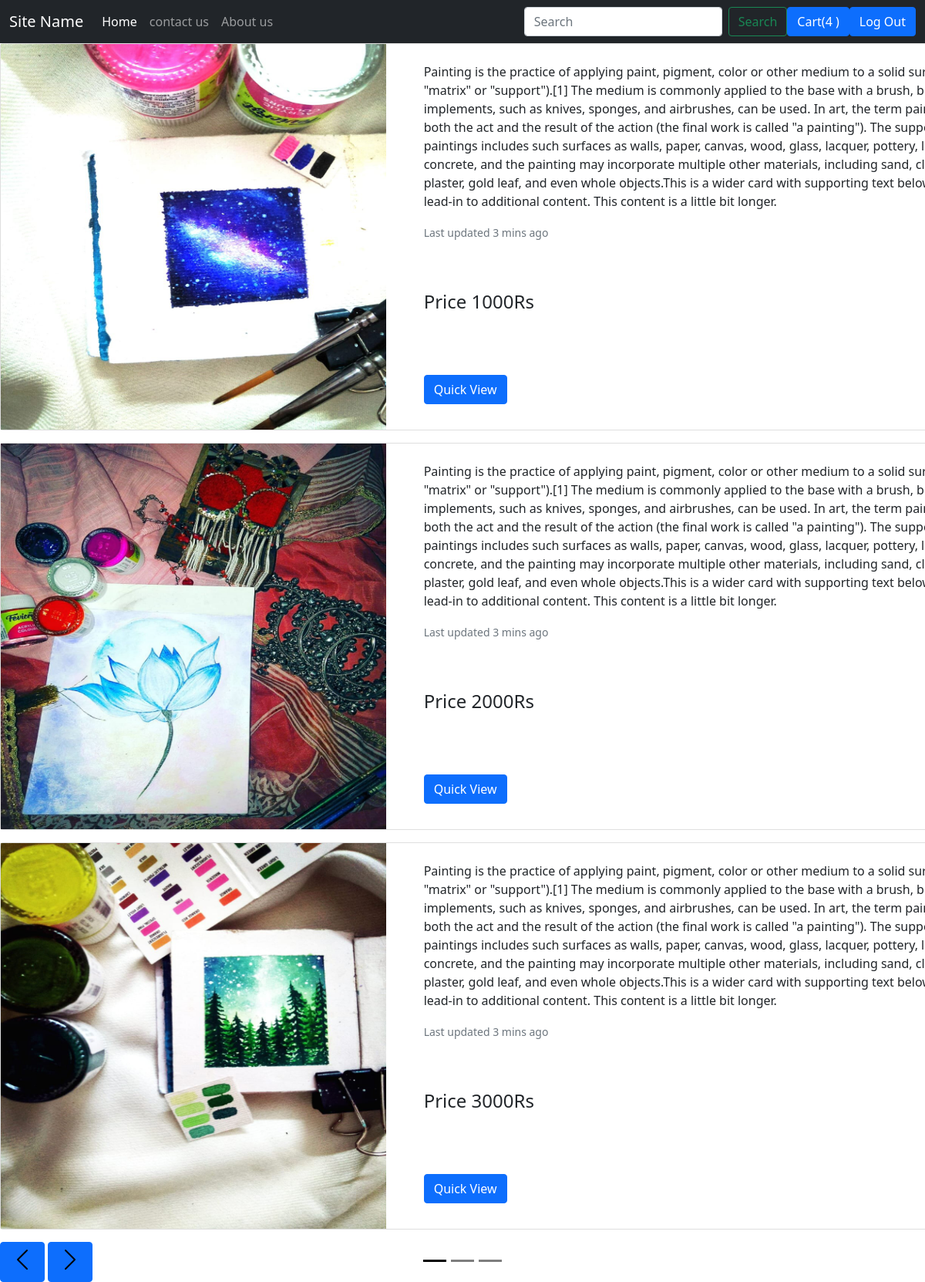
The app's page /index/ with its own data.
### shop/models.py (models this page shows, shortened)
class product(models.Model):
    pid=models.AutoField
    pname=models.CharField(max_length=20)
    decs=models.CharField(max_length=50)
    date=models.DateField()
    ca=models.CharField(max_length=50,default="")
    sca=models.CharField(max_length=50,default="")
    price=models.IntegerField(default=0)
    image=models.ImageField(upload_to="shop/images",default="")

### shop/views.py (the view)
# urls.py: path("",views.index,name="shop"),
def index(request):
    p = product.objects.all()
    c = Cart.objects.all()
    ni = len(p)
    ns = ni // 4 + ceil((ni / 4) - (ni // 4))
    n = len(c)
    params = {'ns': ns, 'range': range(1,ns), 'xv': p,'n':n}
    return render(request,'shop/index.html',params)

### shop/templates/shop/index.html (shortened to what this page needs)
{% extends 'shop/basic.html' %}
{% block body %}
  <div id="carouselExampleDark" class="carousel carousel-dark slide" data-bs-ride="carousel">
  <div class="carousel-indicators">
    <button type="button" data-bs-target="#carouselExampleDark" data-bs-slide-to="0" class="active" aria-current="true" aria-label="Slide 1"></button>
    {% for i in range %}
    <button type="button" data-bs-target="#carouselExampleDark" data-bs-slide-to="{{i}}" aria-label="Slide 2"></button>
     {% endfor %}
   </div>
<div class="carousel-inner">
      <div class="carousel-item active" >
     {% for i in xv %}
    <div class="card mb-3" style=" width: 100rem;">
  <div class="row g-0">
    <div class="col-md-4">
      <img src='/media/{{i.image}}' height="500" width="500" alt="...">
    </div>
    <div class="col-md-6">
      <div class="card-body">
        <p class="card-text">Painting is the practice of applying paint, pigment, color or other medium to a solid surface (called the "matrix" or "support").[1] The medium is commonly applied to the base with a brush, but other implements, such as knives, sponges, and airbrushes, can be used.
In art, the term painting describes both the act and the result of the action (the final work is called "a painting"). The support for paintings includes such surfaces as walls, paper, canvas, wood, glass, lacquer, pottery, leaf, copper and concrete, and the painting may incorporate multiple other materials, including sand, clay, paper, plaster, gold leaf, and even whole objects.This is a wider card with supporting text below as a natural lead-in to additional content. This content is a little bit longer.</p>
        <p class="card-text"><small class="text-muted">Last updated 3 mins ago</small></p>
          <div class="row align-items-end">
              <br> <br>
              <p><h4>Price {{i.price}}Rs</h4></p>
              <br>
              <br> <br>
          <div class="col" >
               <a href="/quickview/{{i.id}}" ><button  id="qv{{i.id}}" class="btn btn-primary me-md-2 " type="button">Quick View</button></a>
</div>
              </div>
      </div>
      </div>
    </div>
  </div>
          {% if forloop.counter|divisibleby:3 and forloop.counter > 0 and not forloop.last %}
</div>
            {% endif%}
            {% endfor %}
             </div>
      <div class=" d-md-block">
          <button class="btn btn-primary" type="button"data-bs-target="#carouselExampleDark" data-bs-slide="prev">
    <span class="carousel-control-prev-icon" aria-hidden="true"></span>
          </button>
  <button class="btn btn-primary" type="button"data-bs-target="#carouselExampleDark" data-bs-slide="next">
    <span class="carousel-control-next-icon" aria-hidden="true"></span>
  </button>
</div>
</div>
{%endblock%}

### records on screen
product: image (picture), price "1000"
product: image (picture), price "2000"
product: image (picture), price "3000"

### other values on screen
{{ n }} "4"
